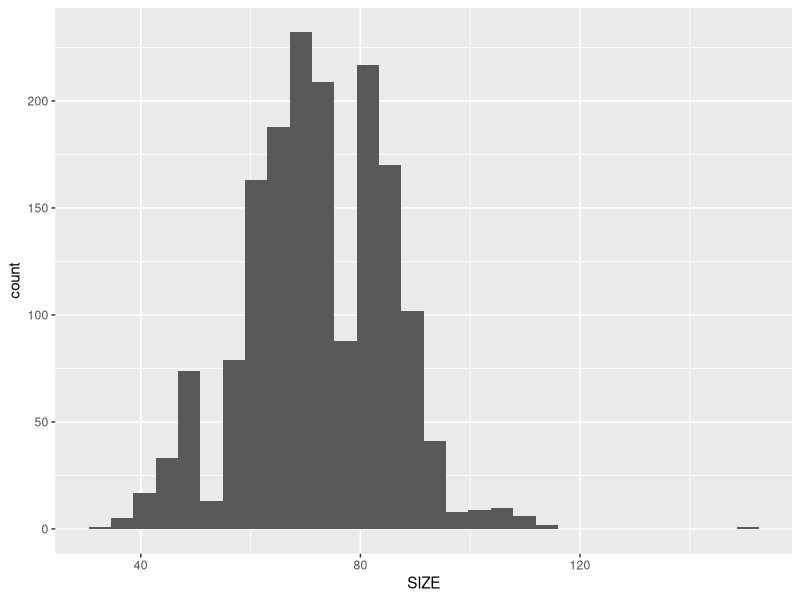
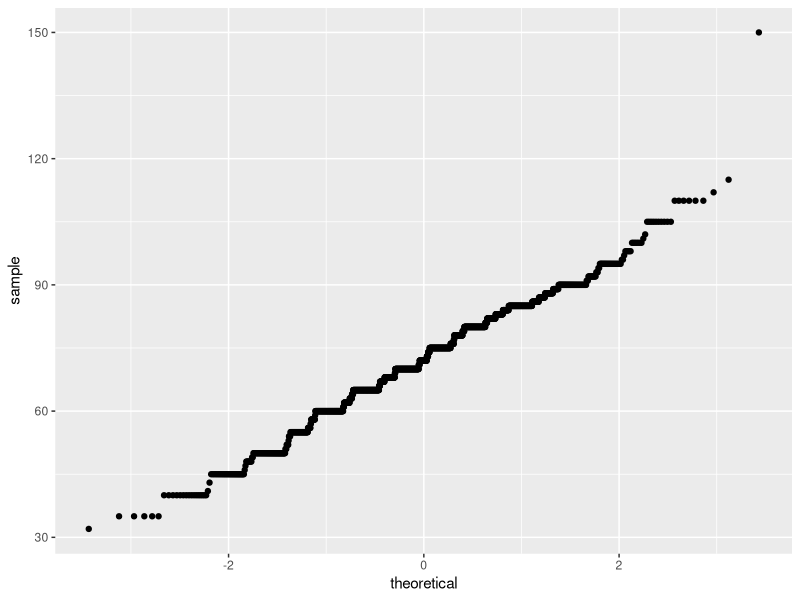
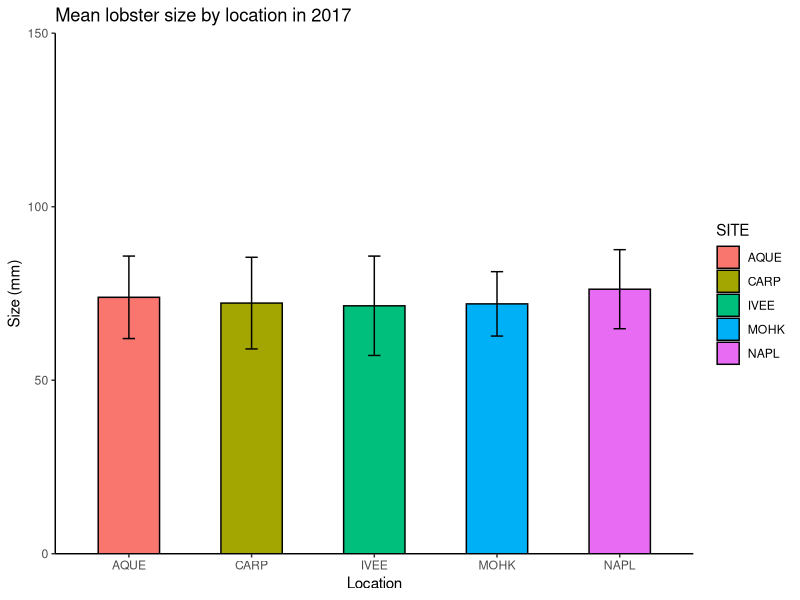

Here is the R script that generated these plots, in order:
## ---- chunk 1

#load in packages and data as csvs
library(tidyverse)
library(knitr)
library(kableExtra)
lobster_traps <- read.csv("lobster_traps.csv")
lobster_size <- read.csv("lobster_size_abundance.csv")


## ---- chunk 2
#Make a summary data table for lobster abundance and fishing pressure


lobster_count <- lobster_size %>% 
  filter( SIZE != -99999) %>% #remove negative value
  select (YEAR, SITE, COUNT) %>% #select relevant years
  group_by (SITE)  %>% 
  summarize (
    sum_2012 = sum(COUNT, YEAR == 2012),
    sum_2013 = sum(COUNT, YEAR == 2013),
    sum_2014 = sum(COUNT, YEAR == 2014),
    sum_2015 = sum(COUNT, YEAR == 2015),
    sum_2016 = sum(COUNT, YEAR == 2016),
    sum_2017 = sum(COUNT, YEAR == 2017) #find annual sum for 2012-2017
  )

View (lobster_count) #view new data frame

lobster_table <- kable(lobster_count, align = "c",col.names = c("Site", "2012", "2013", "2014", "2015", "2016", "2017")) %>% #create summary table and rename columns
   kable_styling(bootstrap_options = "striped", full_width = F) #styling



## ---- chunk 3

trap_count <- lobster_traps %>% 
 select (YEAR, SITE, TRAPS) %>% #select relevant columns
  group_by (SITE) %>%
  filter(SITE != "ABUR") %>%
  filter(SITE != "AHND to AQUE") %>% 
  filter(SITE != "AHND") %>%  
  filter(SITE != "GOLB") %>%  
  summarize (
    sum_2012 = sum(TRAPS, YEAR == 2012),
    sum_2013 = sum(TRAPS, YEAR == 2013),
    sum_2014 = sum(TRAPS, YEAR == 2014),
    sum_2015 = sum(TRAPS, YEAR == 2015),
    sum_2016 = sum(TRAPS, YEAR == 2016),
    sum_2017 = sum(TRAPS, YEAR == 2017) #find annual sum for 2012-2017
  ) 

View(trap_count)

trap_table <- kable(trap_count, col.names = c("Site", "2012", "2013", "2014", "2015", "2016", "2017")) %>%
 kable_styling(bootstrap_options = "striped", full_width = F) #styling

trap_table
## ---- chunk 4
# Make a line graph of annual lobster abundance at each site

lobster_line <- ggplot (lobster_count, aes( x = Year)) +
  geom_line(aes(fill = Site))+
  scale_x_continuous(limits = c(2012,2017)) +
  theme(plot.title = element_text(hjust = 0.5))+
  labs( y = "Number of Lobsters Counted Annually by Site")

## ---- chunk 5
#Make a line graph of annual lobster fishing pressure at each site

trap_line <- ggplot (lobster_count, aes( x = Year)) +
  geom_line(aes(fill = Site))+
  scale_x_continuous(limits = c(2012,2017)) +
  theme(plot.title = element_text(hjust = 0.5))+
  labs( y = "Number of Traps Counted Annually by Site")

## ---- chunk 6

library(vcdExtra)

lobster_expanded <- expand.dft(lobster_size, freq="COUNT")

lobster_expanded2017 <- lobster_expanded %>% 
  filter(YEAR == 2017) 


## ---- chunk 7
lobstersize_hist <- ggplot(lobster_expanded2017, aes(x=SIZE)) +
  geom_histogram()

lobstersize_hist

#large sample size, normally distributed
## ---- chunk 8
lobstersize_qq <- ggplot(lobster_expanded2017, aes(sample=SIZE)) +
  geom_qq()

lobstersize_qq

#large sample size and normally distributed according to qqplot

## ---- chunk 9
# install car package to compute levene's test
library(car)

# Levene's test with one independent variable
leveneTest(SIZE ~ SITE, data = lobster_expanded2017)

# low P value, according to the pvalue, variance is not equal, but its less than 4x. 

## ---- chunk 10
lobstersize_aov <- aov(SIZE ~ SITE, data = lobster_expanded2017)
lobstersize_aov
## ---- chunk 11
tukey <- TukeyHSD(lobstersize_aov)

tukey
## ---- chunk 12
library(ggplot2)

lobster_size_2017 <- lobster_expanded2017 %>% 
  filter(YEAR == 2017) %>% 
  group_by(SITE) %>% 
  summarize(meansize = mean(SIZE),
            sd=round(sd(SIZE), digits = 2)
             )


lobstersize2017_figure <-ggplot(lobster_size_2017, aes(x=SITE, y= meansize, fill = SITE)) + 
  geom_col(colour = "black", width = 0.5, stat = "identity") +
  labs(x = "Location", y = "Size (mm)", title = "Mean lobster size by location in 2017") +
  geom_errorbar(aes(ymin=meansize-sd, ymax=meansize+sd), width=.1)+
  theme_classic()+ 
  scale_y_continuous(expand = c(0,0), limits = c(0,150))
  




lobstersize2017_figure
